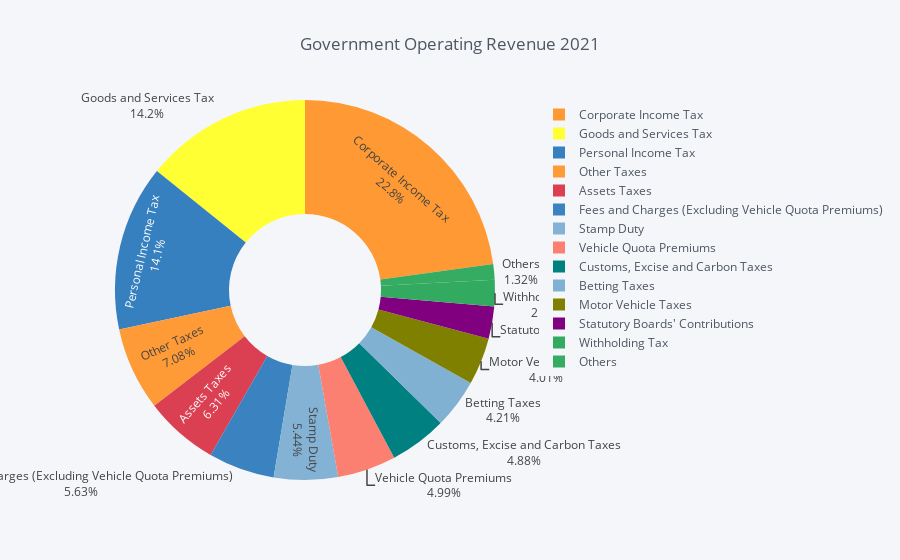
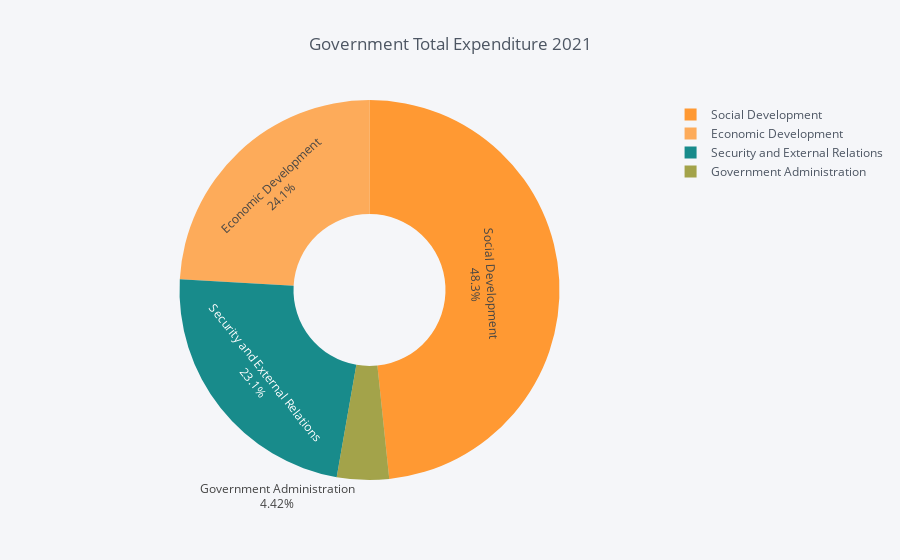
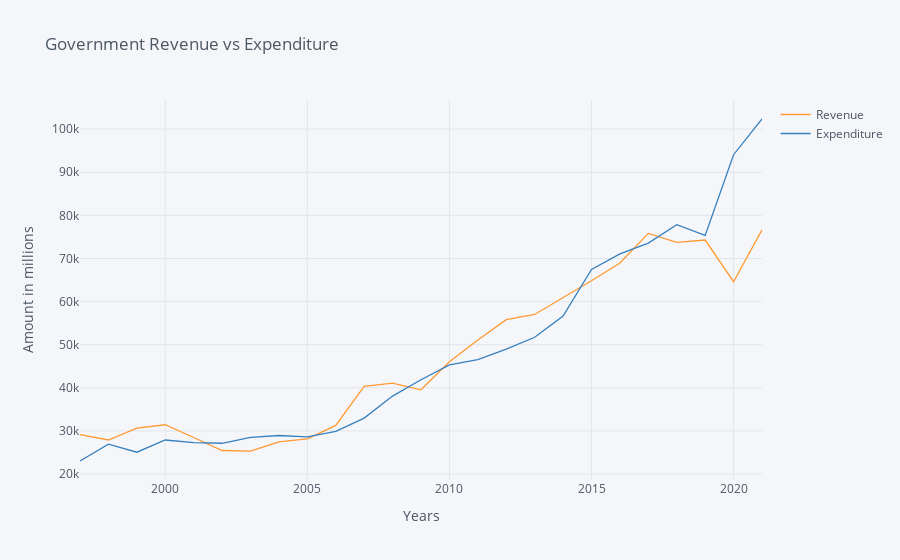
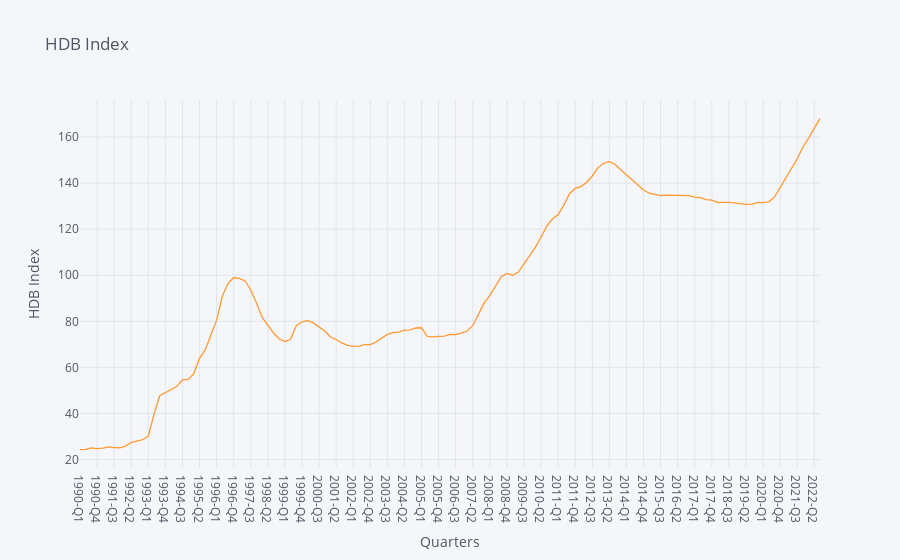

Source (notebook cell) for these figures, in order:
### Code cell
#Pie chart of 2021 government operating revenue
#Filtering out 2021 data
dfGovernment_Operating_Revenue_2021=dfGovernment_Operating_Revenue[dfGovernment_Operating_Revenue['financial_year']==2021]

#Pie chart of 2021 government total expenditure
#Filtering out 2021 data
dfGovernment_Total_Expenditure_2021=dfGovernment_Total_Expenditure[dfGovernment_Total_Expenditure['financial_year']==2021]

#line chart of government operating revenue
#extracting unique years in government operating revenue dataset
Gov_Year_Range = np.unique(dfGovernment_Operating_Revenue['financial_year'])

#initiating forloop to obtain per year sum of operating revenue
Revenue_Per_Year = [] #clearing variables as will run into errors if executing the code multiple times
for year in Gov_Year_Range:
    Data_Op_Rev = dfGovernment_Operating_Revenue[dfGovernment_Operating_Revenue['financial_year'] == year] #for each year 
    Sum_Op_Rev = np.sum(Data_Op_Rev['amount']) #obtain the sum of operating revenue in the year
    Revenue_Per_Year.append(Sum_Op_Rev)

#line chart of government operating EXPENDITURE
#initiating forloop to obtain per year sum of operating Expenditure
Expenditure_Per_Year = [] #clearing variables as will run into errors if executing the code multiple times
for year in Gov_Year_Range:
    Data_Exp = dfGovernment_Total_Expenditure[dfGovernment_Total_Expenditure['financial_year'] == year] #for each year 
    Sum_Exp = np.sum(Data_Exp['amount']) #obtain the sum of operating Expenditure in the year
    Expenditure_Per_Year.append(Sum_Exp)

#Making a dictionary for the dataframe
Sum_Expenditure = {'Expenditure' : Expenditure_Per_Year}
dfSum_Expenditure = pd.DataFrame(Sum_Expenditure, index=Gov_Year_Range)

Gov_Rev_Exp = {'Revenue': Revenue_Per_Year, 'Expenditure': Expenditure_Per_Year}
dfSum_Expenditure = pd.DataFrame(Gov_Rev_Exp, index=Gov_Year_Range)


#HDB Resale Price Index graph
dfHDB_RPI['index']= dfHDB_RPI['index'].apply(pd.to_numeric) ##DATATYPE WAS INITIALLY OBJECT
dfHDB_RPI['quarter']= dfHDB_RPI['quarter'].map(str)

#displaying pie chart information
dfGovernment_Operating_Revenue.iplot(kind="pie",
                             labels="type",
                             values="amount",
                             textinfo='percent+label', hole=.4, title='Government Operating Revenue 2021'
                             )

printmd(f'<u>**My thoughts, comments and analysis on the above chart:**</u>')

printmd(f'This pie chart allows us to easily analyze the breakdown of the government\'s operating revenue for the year of 2021 \
and as shown in the graph the government\'s revenue is largely dominated by Corporate Income Tax, GST, Personal Income Tax, and Other Taxes. \
Something I found interesting is that Motor Vehicle Taxes only took up 4% of the chart. Considering how much taxes and costs are involved in owning a \
motor vehicle I would have expected this to be much larger.')
print()

#displaying pie chart information
dfGovernment_Total_Expenditure_2021.iplot(kind="pie",
                             labels="sector",
                             values="amount",
                             textinfo='percent+label', hole=.4, title='Government Total Expenditure 2021'
                             )
printmd(f'<u>**My thoughts, comments and analysis on the above chart:**</u>')

printmd(f'This pie chart allows ut to easily analyze the breakdwn of the government\'s expenditures for the year of 2021, and as shown in the graph \
Costs into Social Development dwarfed all the other expenses by a long shot, with the category taking up close to 50% of costs for the year.')
print()

#displaying chart
dfSum_Expenditure.iplot(kind='line', xTitle='Years', yTitle='Amount in millions',
                    title='Government Revenue vs Expenditure')

printmd(f'<u>**My thoughts, comments and analysis on the above chart:**</u>')

printmd(f'The above chart shows us the general trends for both government revenue and expenditure which details a generally increasing trend. \
As a business student, I can\'t help but be surprised that government spending did not fluctutate near the periods of financial crisis in 1997 and 2008. \
Surprisingly enough it is only in 2020 the COVID period that we can see that government spending shot up way above revenue indicating that the government was \
spending more than their budget entailed. This of course was to support the economy during the pandemic.')
print()

#dfCPI_drop_shaped_allitems = dfCPI_drop_shaped['All Items']
dfHDB_RPI.iplot(x='quarter', y='index', kind='line', xTitle='Quarters', yTitle='HDB Index',
                    title='HDB Index')

printmd(f'<u>**My thoughts, comments and analysis on the above chart:**</u>')

printmd(f'This chart shows us the HDB Index\'s which unfortunately for me a member of the younger generation is increasing. Thus I would eventually have to \
pay much higher prices for housing if the trend continues. As shown from the graph there was a huge spike in price near the 1997 financial crisis period, \
which may have been directly due to the fears of the economy reaching a all time high when the economy crashed.')
print()

#BEST FIT LINE SCATTER PLOT FOR REVENUE X EXPENDITURE
dfSum_Expenditure.iplot(kind="scatter",
              x="Revenue", y='Expenditure',
              mode='markers',
              colors="tomato",  size=8, symbol="circle-open-dot",
              bestfit=True, bestfit_colors=["dodgerblue"],
              xTitle="Revenue", yTitle="Expenditure",
              title="Government Revenue VS Expenditure (in millions)")


#Correlation coefficient
Gov_Exp_Corr = np.corrcoef(x = dfSum_Expenditure['Revenue'], y=dfSum_Expenditure['Expenditure'])
Gov_Exp_Corr = str(round(Gov_Exp_Corr[0][1],2))


printmd(f'<u>**My thoughts, comments and analysis on the above chart:**</u>')

printmd(f'This scatterplot shows us the relationship between government revenue and expenditure which can be seen as linear, and relatively strong. \
Calculating the correlationc coefficient, we can see that the coefficient is <u>**{Gov_Exp_Corr}**</u> supporting my inference that the correlation between the government \
operating revenue and expenditure is very high.')
print()

### Figure 1 — Plotly figure (JSON) as saved in the notebook; plotly's stock layout.template omitted (floating-point values rounded to 4 significant figures; data arrays with more than 128 entries replaced by an {"elided": "..."} marker saying what was removed)
{"data": [{"hole": 0.4, "labels": {"elided": "350 str values"}, "marker": {"colors": {"elided": "350 str values"}}, "name": "", "textinfo": "percent+label", "type": "pie", "values": {"elided": "350 int values"}}], "layout": {"legend": {"bgcolor": "#F5F6F9", "font": {"color": "#4D5663"}}, "paper_bgcolor": "#F5F6F9", "plot_bgcolor": "#F5F6F9", "title": "Government Operating Revenue 2021", "titlefont": {"color": "#4D5663"}}}

### Figure 2 — Plotly figure (JSON) as saved in the notebook; plotly's stock layout.template omitted (floating-point values rounded to 4 significant figures)
{"data": [{"hole": 0.4, "labels": ["Social Development", "Social Development", "Social Development", "Social Development", "Social Development", "Social Development", "Social Development", "Social Development", "Social Development", "Social Development", "Social Development", "Social Development", "Social Development", "Social Development", "Social Development", "Social Development", "Security and External Relations", "Security and External Relations", "Security and External Relations", "Security and External Relations", "Security and External Relations", "Security and External Relations", "Economic Development", "Economic Development", "Economic Development", "Economic Development", "Economic Development", "Economic Development", "Economic Development", "Economic Development", "Government Administration", "Government Administration", "Government Administration", "Government Administration", "Government Administration", "Government Administration", "Government Administration", "Government Administration"], "marker": {"colors": ["rgba(255, 153, 51, 1.0)", "rgba(55, 128, 191, 1.0)", "rgba(50, 171, 96, 1.0)", "rgba(128, 0, 128, 1.0)", "rgba(219, 64, 82, 1.0)", "rgba(0, 128, 128, 1.0)", "rgba(255, 255, 51, 1.0)", "rgba(128, 128, 0, 1.0)", "rgba(251, 128, 114, 1.0)", "rgba(128, 177, 211, 1.0)", "rgba(128, 177, 211, 0.8999999999999999)", "rgba(255, 153, 51, 0.8999999999999999)", "rgba(55, 128, 191, 0.8999999999999999)", "rgba(50, 171, 96, 0.8999999999999999)", "rgba(128, 0, 128, 0.8999999999999999)", "rgba(219, 64, 82, 0.8999999999999999)", "rgba(0, 128, 128, 0.8999999999999999)", "rgba(255, 255, 51, 0.8999999999999999)", "rgba(128, 128, 0, 0.8999999999999999)", "rgba(251, 128, 114, 0.8999999999999999)", "rgba(251, 128, 114, 0.7999999999999998)", "rgba(128, 177, 211, 0.7999999999999998)", "rgba(255, 153, 51, 0.7999999999999998)", "rgba(55, 128, 191, 0.7999999999999998)", "rgba(50, 171, 96, 0.7999999999999998)", "rgba(128, 0, 128, 0.7999999999999998)", "rgba(219, 64, 82, 0.7999999999999998)", "rgba(0, 128, 128, 0.7999999999999998)", "rgba(255, 255, 51, 0.7999999999999998)", "rgba(128, 128, 0, 0.7999999999999998)", "rgba(128, 128, 0, 0.7)", "rgba(251, 128, 114, 0.7)", "rgba(128, 177, 211, 0.7)", "rgba(255, 153, 51, 0.7)", "rgba(55, 128, 191, 0.7)", "rgba(50, 171, 96, 0.7)", "rgba(128, 0, 128, 0.7)", "rgba(219, 64, 82, 0.7)"]}, "name": "", "textinfo": "percent+label", "type": "pie", "values": [13090, 530, 4149, 1380, 17355, 1490, 1849, 1055, 1914, 358, 4014, 99, 590, 39, 1556, 4, 14803, 558, 6544, 1332, 421, 13, 5519, 98, 4051, 7015, 2052, 5123, 790, 22, 1928, 140, 261, 220, 607, 104, 973, 293]}], "layout": {"legend": {"bgcolor": "#F5F6F9", "font": {"color": "#4D5663"}}, "paper_bgcolor": "#F5F6F9", "plot_bgcolor": "#F5F6F9", "title": "Government Total Expenditure 2021", "titlefont": {"color": "#4D5663"}}}

### Figure 3 — Plotly figure (JSON) as saved in the notebook; plotly's stock layout.template omitted (floating-point values rounded to 4 significant figures)
{"data": [{"line": {"color": "rgba(255, 153, 51, 1.0)", "dash": "solid", "shape": "linear", "width": 1.3}, "mode": "lines", "name": "Revenue", "text": "", "type": "scatter", "x": [1997, 1998, 1999, 2000, 2001, 2002, 2003, 2004, 2005, 2006, 2007, 2008, 2009, 2010, 2011, 2012, 2013, 2014, 2015, 2016, 2017, 2018, 2019, 2020, 2021], "y": [29181, 27911, 30647, 31439, 28494, 25471, 25315, 27469, 28171, 31289, 40373, 41087, 39547, 46061, 51076, 55814, 57021, 60839, 64823, 68964, 75817, 73738, 74274, 64608, 76636]}, {"line": {"color": "rgba(55, 128, 191, 1.0)", "dash": "solid", "shape": "linear", "width": 1.3}, "mode": "lines", "name": "Expenditure", "text": "", "type": "scatter", "x": [1997, 1998, 1999, 2000, 2001, 2002, 2003, 2004, 2005, 2006, 2007, 2008, 2009, 2010, 2011, 2012, 2013, 2014, 2015, 2016, 2017, 2018, 2019, 2020, 2021], "y": [23040, 26934, 25079, 27909, 27306, 27150, 28499, 28956, 28634, 29905, 32980, 38092, 41889, 45339, 46563, 49004, 51727, 56652, 67446, 71045, 73554, 77825, 75341, 94056, 102339]}], "layout": {"legend": {"bgcolor": "#F5F6F9", "font": {"color": "#4D5663"}}, "paper_bgcolor": "#F5F6F9", "plot_bgcolor": "#F5F6F9", "title": {"font": {"color": "#4D5663"}, "text": "Government Revenue vs Expenditure"}, "xaxis": {"gridcolor": "#E1E5ED", "showgrid": true, "tickfont": {"color": "#4D5663"}, "title": {"font": {"color": "#4D5663"}, "text": "Years"}, "zerolinecolor": "#E1E5ED"}, "yaxis": {"gridcolor": "#E1E5ED", "showgrid": true, "tickfont": {"color": "#4D5663"}, "title": {"font": {"color": "#4D5663"}, "text": "Amount in millions"}, "zerolinecolor": "#E1E5ED"}}}

### Figure 4 — Plotly figure (JSON) as saved in the notebook; plotly's stock layout.template omitted (floating-point values rounded to 4 significant figures; data arrays with more than 128 entries replaced by an {"elided": "..."} marker saying what was removed)
{"data": [{"line": {"color": "rgba(255, 153, 51, 1.0)", "dash": "solid", "shape": "linear", "width": 1.3}, "mode": "lines", "name": "index", "text": "", "type": "scatter", "x": {"elided": "131 str values"}, "y": {"elided": "131 float values"}}], "layout": {"legend": {"bgcolor": "#F5F6F9", "font": {"color": "#4D5663"}}, "paper_bgcolor": "#F5F6F9", "plot_bgcolor": "#F5F6F9", "title": {"font": {"color": "#4D5663"}, "text": "HDB Index"}, "xaxis": {"gridcolor": "#E1E5ED", "showgrid": true, "tickfont": {"color": "#4D5663"}, "title": {"font": {"color": "#4D5663"}, "text": "Quarters"}, "zerolinecolor": "#E1E5ED"}, "yaxis": {"gridcolor": "#E1E5ED", "showgrid": true, "tickfont": {"color": "#4D5663"}, "title": {"font": {"color": "#4D5663"}, "text": "HDB Index"}, "zerolinecolor": "#E1E5ED"}}}
